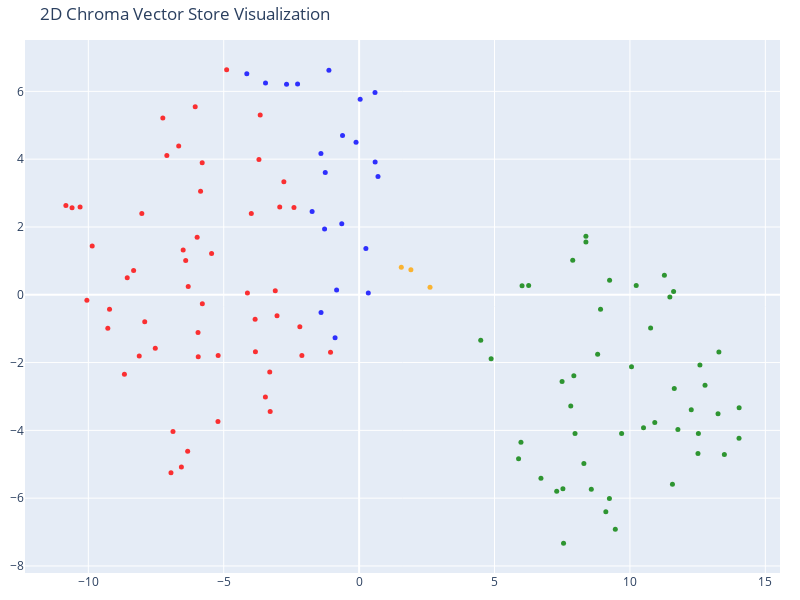

Notebook code cell kept with this figure:
### Code cell
# We humans find it easier to visalize things in 2D!
# Reduce the dimensionality of the vectors to 2D using t-SNE
# (t-distributed stochastic neighbor embedding)

tsne = TSNE(n_components=2, random_state=42)
reduced_vectors = tsne.fit_transform(vectors)

# Create the 2D scatter plot
fig = go.Figure(data=[go.Scatter(
    x=reduced_vectors[:, 0],
    y=reduced_vectors[:, 1],
    mode='markers',
    marker=dict(size=5, color=colors, opacity=0.8),
    text=[f"Type: {t}<br>Text: {d[:100]}..." for t, d in zip(doc_types, documents)],
    hoverinfo='text'
)])

fig.update_layout(
    title='2D Chroma Vector Store Visualization',
    scene=dict(xaxis_title='x',yaxis_title='y'),
    width=800,
    height=600,
    margin=dict(r=20, b=10, l=10, t=40)
)

fig.show()

### Figure 1 — Plotly figure (JSON) as saved in the notebook; plotly's stock layout.template omitted (floating-point values rounded to 4 significant figures)
{"data": [{"hoverinfo": "text", "marker": {"color": ["blue", "blue", "blue", "blue", "blue", "blue", "blue", "blue", "blue", "blue", "blue", "blue", "blue", "blue", "blue", "blue", "blue", "blue", "blue", "blue", "blue", "red", "red", "red", "red", "red", "red", "red", "red", "red", "red", "red", "red", "red", "red", "red", "red", "red", "red", "red", "red", "red", "red", "red", "red", "red", "red", "red", "red", "red", "red", "red", "red", "red", "red", "red", "red", "red", "red", "red", "red", "red", "red", "red", "red", "red", "red", "red", "red", "red", "red", "red", "red", "orange", "orange", "orange", "green", "green", "green", "green", "green", "green", "green", "green", "green", "green", "green", "green", "green", "green", "green", "green", "green", "green", "green", "green", "green", "green", "green", "green", "green", "green", "green", "green", "green", "green", "green", "green", "green", "green", "green", "green", "green", "green", "green", "green", "green", "green", "green", "green", "green", "green", "green"], "opacity": 0.8, "size": 5}, "mode": "markers", "text": ["Type: products<br>Text: # Product Summary\n\n# Rellm: AI-Powered Enterprise Reinsurance Solution\n\n## Summary\n\nRellm is an inno...", "Type: products<br>Text: ### Seamless Integrations\nRellm's architecture is designed for effortless integration with existing ...", "Type: products<br>Text: ### Regulatory Compliance Tools\nRellm includes built-in compliance tracking features to help organiz...", "Type: products<br>Text: Join the growing number of organizations leveraging Rellm to enhance their reinsurance processes whi...", "Type: products<br>Text: Experience the future of reinsurance with Rellm, where innovation meets reliability. Let Insurellm h...", "Type: products<br>Text: # Product Summary\n\n# Markellm\n\n## Summary\n\nMarkellm is an innovative two-sided marketplace designed ...", "Type: products<br>Text: - **User-Friendly Interface**: Designed with user experience in mind, Markellm features an intuitive...", "Type: products<br>Text: - **Customer Support**: Our dedicated support team is always available to assist both consumers and ...", "Type: products<br>Text: ### For Insurance Companies:\n- **Basic Listing Fee**: $199/month for a featured listing on the platf...", "Type: products<br>Text: ### Q3 2025\n- Initiate a comprehensive marketing campaign targeting both consumers and insurers to i...", "Type: products<br>Text: # Product Summary\n\n# Homellm\n\n## Summary\nHomellm is an innovative home insurance product developed b...", "Type: products<br>Text: ### 2. Dynamic Pricing Model\nWith Homellm's innovative dynamic pricing model, insurance providers ca...", "Type: products<br>Text: ### 5. Multi-Channel Integration\nHomellm seamlessly integrates into existing insurance platforms, pr...", "Type: products<br>Text: - **Basic Tier:** Starting at $5,000/month for small insurers with basic integration features.\n- **S...", "Type: products<br>Text: All tiers include a comprehensive training program and ongoing updates to ensure optimal performance...", "Type: products<br>Text: With Homellm, Insurellm is committed to transforming the landscape of home insurance, ensuring both ...", "Type: products<br>Text: # Product Summary\n\n# Carllm\n\n## Summary\n\nCarllm is an innovative auto insurance product developed by...", "Type: products<br>Text: - **Instant Quoting**: With Carllm, insurance companies can offer near-instant quotes to customers, ...", "Type: products<br>Text: - **Mobile Integration**: Carllm is designed to work seamlessly with mobile applications, providing ...", "Type: products<br>Text: - **Professional Tier**: $2,500/month\n  - For medium-sized companies.\n  - All Basic Tier features pl...", "Type: products<br>Text: ### Q2 2025: Customer Experience Improvements\n- Launch of a new **mobile app** for end-users.\n- Intr...", "Type: contracts<br>Text: # Contract with GreenField Holdings for Markellm\n\n**Effective Date:** November 15, 2023  \n**Contract...", "Type: contracts<br>Text: ## Renewal\n1. **Automatic Renewal**: This contract will automatically renew for sequential one-year ...", "Type: contracts<br>Text: ## Features\n1. **AI-Powered Matching**: Access to advanced algorithms that connect GreenField Holdin...", "Type: contracts<br>Text: ## Support\n1. **Customer Support Access**: The Client will have access to dedicated support through ...", "Type: contracts<br>Text: **Signatures:**  \n_________________________                           _________________________  \n**...", "Type: contracts<br>Text: # Contract with Apex Reinsurance for Rellm: AI-Powered Enterprise Reinsurance Solution\n\n## Terms\n\n1....", "Type: contracts<br>Text: ## Renewal\n\n1. **Automatic Renewal**: This Agreement will automatically renew for successive one-yea...", "Type: contracts<br>Text: 2. **Seamless Integrations**: The architecture of Rellm allows for easy integration with existing sy...", "Type: contracts<br>Text: 1. **Technical Support**: Provider shall offer dedicated technical support to the Client via phone, ...", "Type: contracts<br>Text: **Insurellm, Inc.**  \n_____________________________  \nAuthorized Signature   \nDate: ________________...", "Type: contracts<br>Text: # Contract with Greenstone Insurance for Homellm\n\n---\n\n## Terms\n\n1. **Parties**: This Contract (\"Agr...", "Type: contracts<br>Text: 4. **Payment Terms**: \n   - The Customer shall pay an amount of $10,000 per month for the Standard T...", "Type: contracts<br>Text: ---\n\n## Features\n\n- **AI-Powered Risk Assessment**: Customer will have access to enhanced risk evalu...", "Type: contracts<br>Text: - **Customer Portal**: A dedicated portal will be provided, allowing the Customer's clients to manag...", "Type: contracts<br>Text: ______________________________  \n[Name], [Title]  \nDate: ______________________\n\n**For Greenstone In...", "Type: contracts<br>Text: # Contract with Roadway Insurance Inc. for Carllm\n\n---\n\n## Terms\n\n1. **Agreement Effective Date**: T...", "Type: contracts<br>Text: ---\n\n## Renewal\n\n1. **Automatic Renewal**: This agreement will automatically renew for an additional...", "Type: contracts<br>Text: ---\n\n## Features\n\n1. **Access to Core Features**: Roadway Insurance Inc. will have access to all Pro...", "Type: contracts<br>Text: ---\n\n## Support\n\n1. **Technical Support**: Roadway Insurance Inc. will receive priority technical su...", "Type: contracts<br>Text: # Contract with Stellar Insurance Co. for Rellm\n\n## Terms\nThis contract is made between **Insurellm*...", "Type: contracts<br>Text: ### Termination\nEither party may terminate this agreement with a **30-day written notice**. In the e...", "Type: contracts<br>Text: ## Features\nStellar Insurance Co. will receive access to the following features of the Rellm product...", "Type: contracts<br>Text: ## Support\nInsurellm provides Stellar Insurance Co. with the following support services:\n\n- **24/7 T...", "Type: contracts<br>Text: # Contract with TechDrive Insurance for Carllm\n\n**Contract Date:** October 1, 2024  \n**Contract Dura...", "Type: contracts<br>Text: ## Renewal\n\n1. **Automatic Renewal**: This contract shall automatically renew for additional one-yea...", "Type: contracts<br>Text: ## Support\n\n1. **Customer Support**: Insurellm will provide 24/7 customer support to TechDrive Insur...", "Type: contracts<br>Text: **TechDrive Insurance Representative:**  \nName: Sarah Johnson  \nTitle: Operations Director  \nDate: _...", "Type: contracts<br>Text: # Contract with Belvedere Insurance for Markellm\n\n## Terms\nThis Contract (\"Agreement\") is made and e...", "Type: contracts<br>Text: ## Renewal\n1. **Renewal Terms**: This Agreement may be renewed for additional one-year terms upon mu...", "Type: contracts<br>Text: ## Features\n1. **AI-Powered Matching**: Belvedere Insurance will benefit from Markellm's AI-powered ...", "Type: contracts<br>Text: ## Support\n1. **Technical Support**: Technical support will be available from 9 AM to 7 PM EST, Mond...", "Type: contracts<br>Text: **Belvedere Insurance**  \nSignature: ______________________  \nName: [Authorized Signatory]  \nTitle: ...", "Type: contracts<br>Text: # Contract with Velocity Auto Solutions for Carllm\n\n**Contract Date:** October 1, 2023  \n**Contract ...", "Type: contracts<br>Text: ## Renewal\n\n1. **Automatic Renewal**: This contract will automatically renew for successive 12-month...", "Type: contracts<br>Text: ## Support\n\n1. **Customer Support**: Velocity Auto Solutions will have access to Insurellm’s custome...", "Type: contracts<br>Text: # Contract with GreenValley Insurance for Homellm\n\n**Contract Date:** October 6, 2023  \n**Contract N...", "Type: contracts<br>Text: 4. **Confidentiality:** Both parties agree to maintain the confidentiality of proprietary informatio...", "Type: contracts<br>Text: 1. **AI-Powered Risk Assessment:** Access to advanced AI algorithms for real-time risk evaluations.\n...", "Type: contracts<br>Text: 3. **Regular Updates:** Insurellm will offer ongoing updates and enhancements to the Homellm platfor...", "Type: contracts<br>Text: # Contract with EverGuard Insurance for Rellm: AI-Powered Enterprise Reinsurance Solution\n\n**Contrac...", "Type: contracts<br>Text: 4. **Usage Rights**: EverGuard Insurance is granted a non-exclusive, non-transferable license to acc...", "Type: contracts<br>Text: 1. **Core Functionality**: Rellm provides EverGuard Insurance with advanced AI-driven analytics, sea...", "Type: contracts<br>Text: 1. **Customer Support**: Insurellm will provide EverGuard Insurance with 24/7 customer support, incl...", "Type: contracts<br>Text: ---\n\n**Signatures**  \n**For Insurellm**: __________________________  \n**Name**: John Smith  \n**Title...", "Type: contracts<br>Text: # Contract with BrightWay Solutions for Markellm\n\n**Contract Date:** October 5, 2023  \n**Contract ID...", "Type: contracts<br>Text: 3. **Service Level Agreement (SLA):**  \n   Insurellm commits to a 99.9% uptime for the platform with...", "Type: contracts<br>Text: 2. **Real-Time Quote Availability:**  \n   Consumers sourced via BrightWay Solutions will receive rea...", "Type: contracts<br>Text: 3. **Training and Onboarding:**  \n   Insurellm agrees to provide one free training session on how to...", "Type: contracts<br>Text: # Contract with Pinnacle Insurance Co. for Homellm\n\n## Terms\nThis contract (\"Contract\") is entered i...", "Type: contracts<br>Text: ## Renewal\n1. **Renewal Terms**: At the end of the initial term, this Contract shall automatically r...", "Type: contracts<br>Text: ## Features\n1. **AI-Powered Risk Assessment**: Utilized for tailored underwriting decisions specific...", "Type: contracts<br>Text: ## Support\n1. **Technical Support**: Insurellm shall provide 24/7 technical support via an email and...", "Type: company<br>Text: # Overview of Insurellm\n\nInsurellm is an innovative insurance tech firm with 200 employees across th...", "Type: company<br>Text: # Careers at Insurellm\n\nInsurellm is hiring! We are looking for talented software engineers, data sc...", "Type: company<br>Text: # About Insurellm\n\nInsurellm was founded by Avery Lancaster in 2015 as an insurance tech startup des...", "Type: employees<br>Text: # HR Record\n\n# Alex Chen\n\n## Summary\n- **Date of Birth:** March 15, 1990  \n- **Job Title:** Backend ...", "Type: employees<br>Text: ## Annual Performance History\n- **2020:**  \n  - Completed onboarding successfully.  \n  - Met expecta...", "Type: employees<br>Text: ## Compensation History\n- **2020:** Base Salary: $80,000  \n- **2021:** Base Salary Increase to $90,0...", "Type: employees<br>Text: Alex Chen continues to be a vital asset at Insurellm, contributing significantly to innovative backe...", "Type: employees<br>Text: # HR Record\n\n# Oliver Spencer\n\n## Summary\n- **Date of Birth**: May 14, 1990  \n- **Job Title**: Backe...", "Type: employees<br>Text: ## Annual Performance History\n- **2018**: **3/5** - Adaptable team player but still learning to take...", "Type: employees<br>Text: ## Compensation History\n- **March 2018**: Initial salary of $80,000.\n- **July 2019**: Salary increas...", "Type: employees<br>Text: # HR Record\n\n# Emily Tran\n\n## Summary\n- **Date of Birth:** March 18, 1991  \n- **Job Title:** Digital...", "Type: employees<br>Text: - **January 2017 - May 2018**: Marketing Intern  \n  - Supported the Marketing team by collaborating ...", "Type: employees<br>Text: - **2021**:  \n  - Performance Rating: Meets Expectations  \n  - Key Achievements: Contributed to the ...", "Type: employees<br>Text: - **Professional Development Goals**:  \n  - Emily Tran aims to become a Marketing Manager within the...", "Type: employees<br>Text: # HR Record\n\n# Jordan Blake\n\n## Summary\n- **Date of Birth:** March 15, 1993  \n- **Job Title:** Sales...", "Type: employees<br>Text: ## Annual Performance History\n- **2021:** First year at Insurellm; achieved 90% of monthly targets. ...", "Type: employees<br>Text: ## Other HR Notes\n- Jordan has shown an interest in continuing education, actively participating in ...", "Type: employees<br>Text: # Avery Lancaster\n\n## Summary\n- **Date of Birth**: March 15, 1985  \n- **Job Title**: Co-Founder & Ch...", "Type: employees<br>Text: - **2010 - 2013**: Business Analyst at Edge Analytics  \n  Prior to joining Innovate, Avery worked as...", "Type: employees<br>Text: - **2018**: **Exceeds Expectations**  \n  Under Avery’s pivoted vision, Insurellm launched two new su...", "Type: employees<br>Text: - **2022**: **Satisfactory**  \n  Avery focused on rebuilding team dynamics and addressing employee c...", "Type: employees<br>Text: ## Compensation History\n- **2015**: $150,000 base salary + Significant equity stake  \n- **2016**: $1...", "Type: employees<br>Text: ## Other HR Notes\n- **Professional Development**: Avery has actively participated in leadership trai...", "Type: employees<br>Text: # HR Record\n\n# Maxine Thompson\n\n## Summary\n- **Date of Birth:** January 15, 1991  \n- **Job Title:** ...", "Type: employees<br>Text: ## Insurellm Career Progression\n- **January 2017 - October 2018**: **Junior Data Engineer**  \n  * Ma...", "Type: employees<br>Text: ## Annual Performance History\n- **2017**: *Meets Expectations*  \n  Maxine showed potential in her ro...", "Type: employees<br>Text: - **2021**: *Exceeds Expectations*  \n  Maxine spearheaded the transition to a new data warehousing s...", "Type: employees<br>Text: ## Compensation History\n- **2017**: $70,000 (Junior Data Engineer)  \n- **2018**: $75,000 (Junior Dat...", "Type: employees<br>Text: # Samantha Greene\n\n## Summary\n- **Date of Birth:** October 14, 1990\n- **Job Title:** HR Generalist\n-...", "Type: employees<br>Text: ## Annual Performance History\n- **2020:** Exceeds Expectations  \n  Samantha Greene demonstrated exce...", "Type: employees<br>Text: ## Compensation History\n- **2020:** Base Salary - $55,000  \n  The entry-level salary matched industr...", "Type: employees<br>Text: - **2023:** Base Salary - $70,000  \n  Recognized for substantial improvement in employee relations m...", "Type: employees<br>Text: # HR Record\n\n# Alex Thomson\n\n## Summary\n- **Date of Birth:** March 15, 1995  \n- **Job Title:** Sales...", "Type: employees<br>Text: ## Annual Performance History  \n- **2022** - Rated as \"Exceeds Expectations.\" Alex Thomson achieved ...", "Type: employees<br>Text: ## Other HR Notes\n- Alex Thomson is an active member of the Diversity and Inclusion committee at Ins...", "Type: employees<br>Text: # HR Record\n\n# Samuel Trenton\n\n## Summary\n- **Date of Birth:** April 12, 1989  \n- **Job Title:** Sen...", "Type: employees<br>Text: ## Annual Performance History\n- **2023:** Rating: 4.5/5  \n  *Samuel exceeded expectations, successfu...", "Type: employees<br>Text: ## Compensation History\n- **2023:** Base Salary: $115,000 + Bonus: $15,000  \n  *Annual bonus based o...", "Type: employees<br>Text: - **Engagement in Company Culture:** Regularly participates in team-building events and contributes ...", "Type: employees<br>Text: # HR Record\n\n# Alex Harper\n\n## Summary\n- **Date of Birth**: March 15, 1993  \n- **Job Title**: Sales ...", "Type: employees<br>Text: ## Annual Performance History  \n- **2021**:  \n  - **Performance Rating**: 4.5/5  \n  - **Key Achievem...", "Type: employees<br>Text: - **2022**:  \n  - **Base Salary**: $65,000 (Promotion to Senior SDR)  \n  - **Bonus**: $13,000 (20% o...", "Type: employees<br>Text: # HR Record\n\n# Jordan K. Bishop\n\n## Summary\n- **Date of Birth:** March 15, 1990\n- **Job Title:** Fro...", "Type: employees<br>Text: ## Annual Performance History\n- **2019:** Exceeds Expectations - Continuously delivered high-quality...", "Type: employees<br>Text: ## Compensation History\n- **June 2018:** Starting Salary - $85,000\n- **June 2019:** Salary Increase ...", "Type: employees<br>Text: ## Other HR Notes\n- Jordan K. Bishop has been an integral part of club initiatives, including the In...", "Type: employees<br>Text: # HR Record\n\n# Emily Carter\n\n## Summary\n- **Date of Birth:** August 12, 1990  \n- **Job Title:** Acco...", "Type: employees<br>Text: - **2017-2019:** Marketing Intern  \n  - Assisted with market research and campaign development for s...", "Type: employees<br>Text: ## Compensation History\n| Year | Base Salary | Bonus         | Total Compensation |\n|------|--------...", "Type: employees<br>Text: Emily Carter exemplifies the kind of talent that drives Insurellm's success and is an invaluable ass..."], "type": "scatter", "x": [-0.8319, -0.8885, -1.407, 0.5858, 0.3384, -2.273, -2.68, -3.456, -4.148, -1.116, -0.6406, -1.737, -1.276, -1.411, -1.251, 0.2497, 0.6963, 0.5907, -0.1138, -0.6136, 0.03805, -5.855, -10.3, -3.7, -4.892, -6.564, -4.125, -3.097, -1.056, -5.205, -6.331, -5.982, -8.025, -2.406, -5.79, -6.947, -10.05, -9.857, -3.981, -7.917, -3.462, -3.285, -2.114, -3.301, -9.28, -8.563, -8.121, -8.667, -5.795, -10.83, -3.653, -5.941, -6.873, -9.217, -8.327, -7.528, -6.498, -6.404, -2.932, -6.311, -3.841, -3.033, -2.189, -3.829, -5.213, -6.662, -7.249, -6.053, -7.101, -5.448, -10.6, -2.779, -5.949, 1.557, 2.617, 1.911, 7.525, 11.61, 12.53, 4.49, 7.295, 11.47, 12.51, 7.814, 7.928, 11.64, 7.494, 8.573, 12.26, 5.976, 6.016, 7.888, 8.374, 8.374, 14.03, 6.26, 7.548, 8.914, 10.23, 9.248, 13.49, 9.692, 10.76, 10.92, 10.5, 9.109, 13.28, 9.46, 8.299, 12.58, 13.25, 10.06, 9.242, 12.77, 11.57, 6.714, 11.27, 14.03, 5.887, 7.972, 8.807, 11.77, 4.874], "y": [0.142, -1.268, -0.5239, 5.967, 0.05461, 6.216, 6.207, 6.248, 6.517, 6.623, 2.096, 2.454, 1.94, 4.167, 3.61, 1.365, 3.492, 3.919, 4.497, 4.696, 5.764, 3.053, 2.592, 3.99, 6.637, -5.082, 0.0544, 0.1169, -1.693, -1.794, -4.618, 1.696, 2.395, 2.574, -0.2682, -5.248, -0.1642, 1.439, 2.398, -0.7981, -3.013, -3.444, -1.794, -2.279, -0.9848, 0.5023, -1.803, -2.342, 3.898, 2.63, 5.305, -1.828, -4.035, -0.4304, 0.7172, -1.58, 1.317, 1.01, 2.59, 0.2465, -0.7218, -0.6156, -0.9424, -1.679, -3.736, 4.39, 5.212, 5.549, 4.108, 1.216, 2.565, 3.332, -1.114, 0.8113, 0.2224, 0.7363, -5.725, 0.09908, -4.091, -1.341, -5.797, -0.06353, -4.683, -3.285, -2.387, -2.766, -2.559, -5.737, -3.392, -4.354, 0.2664, 1.021, 1.559, 1.729, -3.333, 0.2722, -7.33, -0.4241, 0.2718, 0.4274, -4.709, -4.092, -0.9773, -3.766, -3.924, -6.399, -1.691, -6.916, -4.979, -2.075, -3.508, -2.123, -6.007, -2.671, -5.59, -5.414, 0.578, -4.234, -4.841, -4.094, -1.754, -3.978, -1.885]}], "layout": {"height": 600, "margin": {"b": 10, "l": 10, "r": 20, "t": 40}, "scene": {"xaxis": {"title": {"text": "x"}}, "yaxis": {"title": {"text": "y"}}}, "title": {"text": "2D Chroma Vector Store Visualization"}, "width": 800}}
